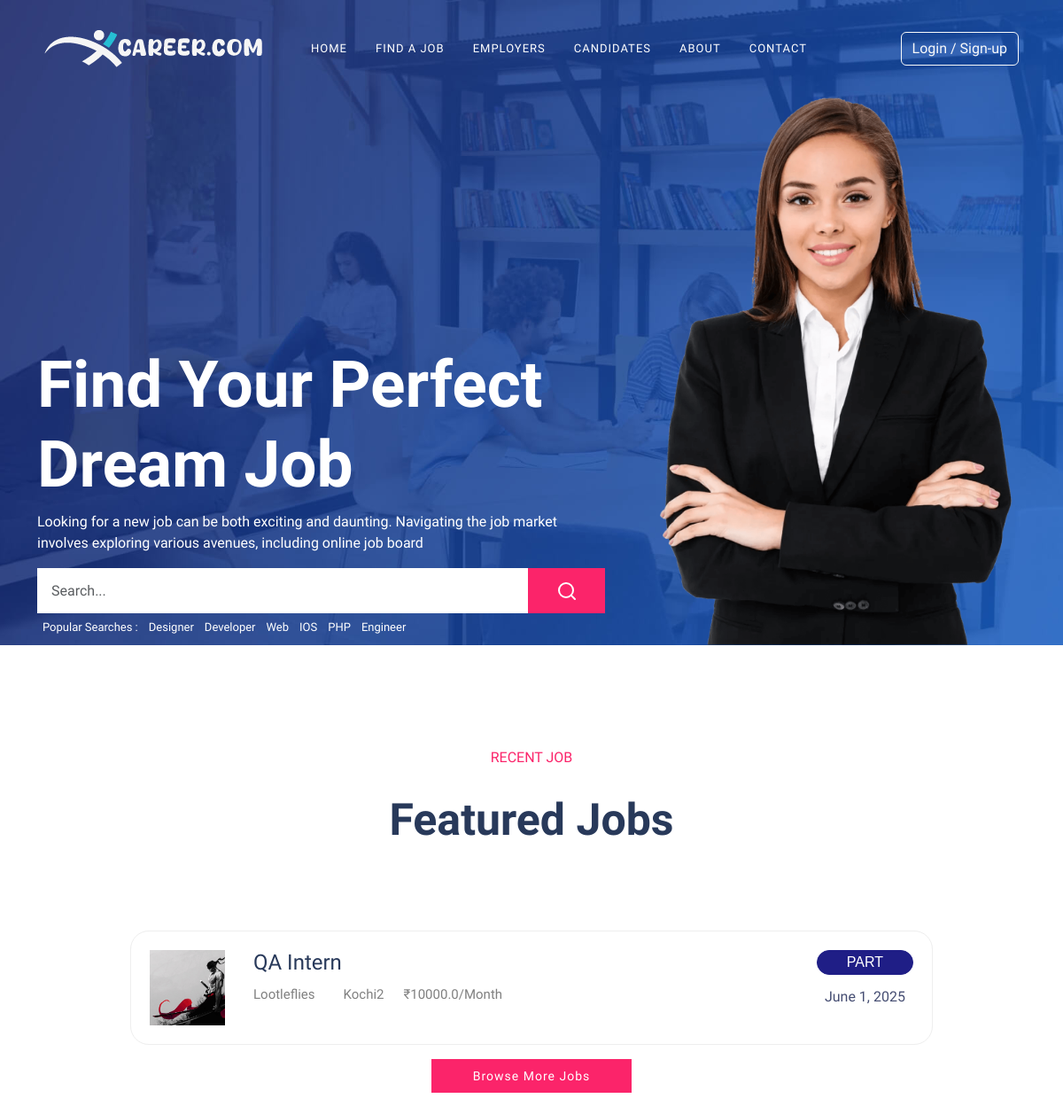
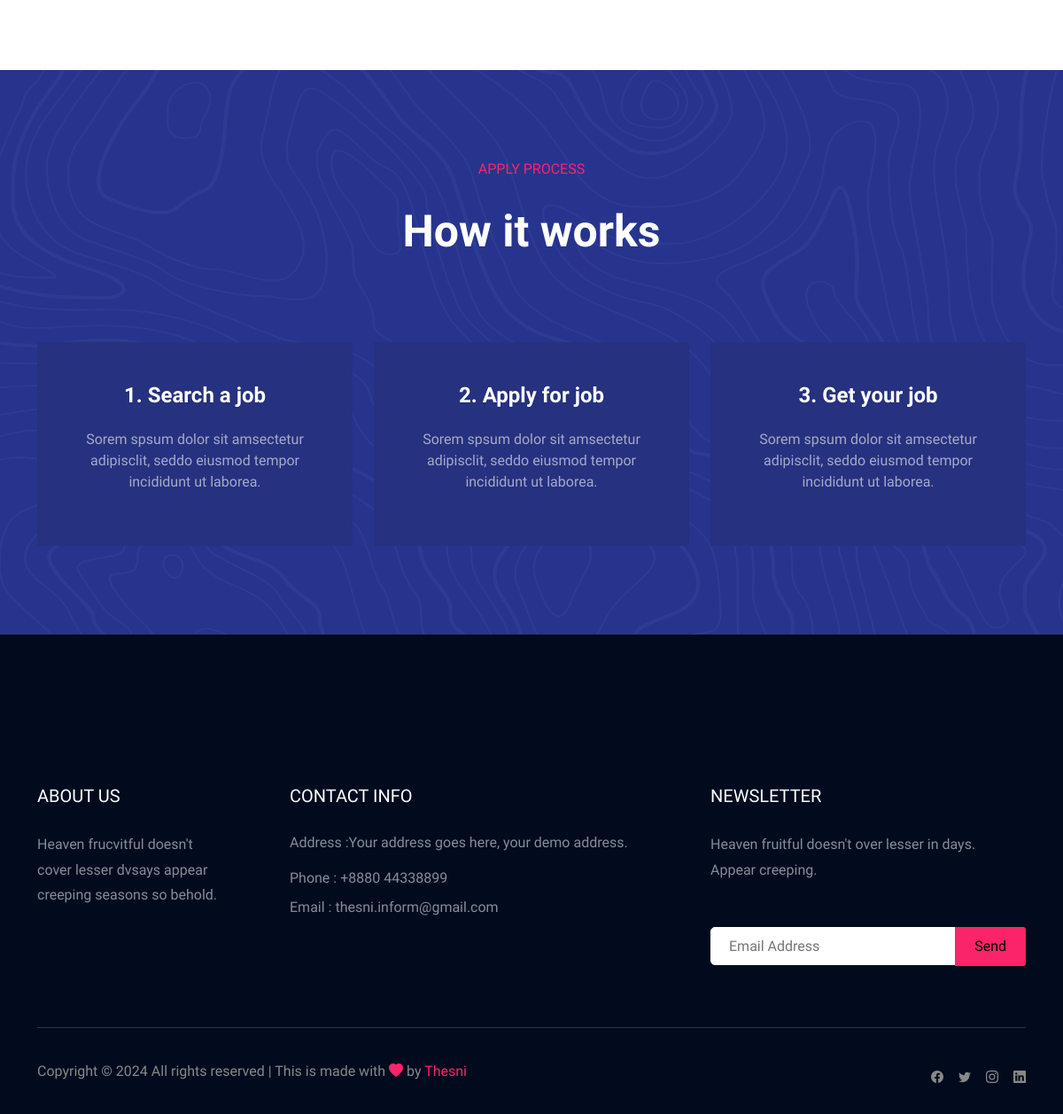
The page / on the database its author committed (2 pictures, top to bottom).
### user/models.py (models this page shows, shortened)
class Job(models.Model):
    company = models.ForeignKey(Company, on_delete=models.CASCADE)
    start_date = models.DateField()
    end_date = models.DateField()
    title = models.CharField(max_length=200)
    salary = models.FloatField()
    image = models.ImageField(upload_to="jobs/", null=True, blank=True)
    description = models.TextField(max_length=400)
    experience = models.CharField(max_length=100)
    location = models.CharField(max_length=100)
    skills = models.CharField(max_length=200)
    creation_date = models.DateField()
    featured = models.BooleanField(default=False)
    FULL_TIME = 'full'
    PART_TIME = 'part'
    BOTH = 'both'
    JOB_TYPE_CHOICES = [
        (FULL_TIME, 'Full Time'),
        (PART_TIME, 'Part Time'),
        (BOTH, 'Both (Full-Time and Part-Time)'),
    ]
    OFFICE = 'office'
    HOME = 'home'
    FIELD = 'field'
    WORK_LOCATION_CHOICES = [
        (OFFICE, 'Work from office'),
        (HOME, 'Work from home'),
        (FIELD, 'Field job'),
    ]
    title = models.CharField(max_length=255)
    job_type = models.CharField(max_length=10, choices=JOB_TYPE_CHOICES, default=FULL_TIME)
    work_location = models.CharField(max_length=10, choices=WORK_LOCATION_CHOICES, default=OFFICE)

class Company(models.Model):
    user = models.OneToOneField(User, on_delete=models.CASCADE)
    phone = models.CharField(max_length=10)
    image = models.ImageField(upload_to="companies/", null=True, blank=True)
    type = models.CharField(max_length=15)
    status = models.CharField(max_length=20)
    description = models.TextField(null=True, blank=True)
    company_name = models.CharField(max_length=100)
    website = models.TextField(null=True, blank=True)

### user/views.py (the view)
# urls.py: 2. Add a URL to urlpatterns:  path('', views.home, name='home')
def home(request):
    if request.user.is_authenticated:
        try:
            applicant = Applicant.objects.get(user=request.user)
            if applicant:
                query = request.GET.get('q')
                if query:
                    jobs = Job.objects.filter(title__icontains=query).order_by('-creation_date')  # Job search for candidates
                else:
                    jobs = Job.objects.all().order_by('-creation_date')[:5]  # Show all available jobs (limit to 5)
                return render(request, 'home.html', {'jobs': jobs, 'username': request.user.username, 'query': query})
        except Applicant.DoesNotExist:
            pass
        try:
            company = Company.objects.get(user=request.user)
            if company:
                query = request.GET.get('q')
                if query:
                    jobs = Job.objects.filter(title__icontains=query).order_by('-creation_date')
                else:
                    jobs = Job.objects.all().order_by('-creation_date')[:5]
                return render(request, 'home.html', {'jobs': jobs, 'username': request.user.username, 'query': query})
        except Company.DoesNotExist:
            pass
        return redirect("user:login")
    else:
        query = request.GET.get('q')
        if query:
            jobs = Job.objects.filter(
                     title__icontains=query ,location__icontains=query).order_by('-creation_date')
        else:
            jobs = Job.objects.all().order_by('-creation_date')[:5]
        return render(request, 'home.html', {'jobs': jobs, 'query': query})

### templates/home.html (shortened to what this page needs)
{% load static %}
<!DOCTYPE html>
<html lang="en">
<head>
  <link href="https://cdn.jsdelivr.net/npm/bootstrap@5.3.3/dist/css/bootstrap.min.css" rel="stylesheet"
>
  <link rel="stylesheet" href="https://cdn.jsdelivr.net/npm/bootstrap-icons@1.11.3/font/bootstrap-icons.min.css">
  <link rel="stylesheet" href="{% static 'css/style.css' %}">
  <link rel="stylesheet" href="{% static 'css/mdi/css/materialdesignicons.min.css' %}">
</head>
<body>
  <div class="cover-container">
    <div class="d-flex w-100 h-100   mx-auto flex-column">
      <header class=" ">
        <nav class="navbar navbar-expand-lg  " aria-label="Eleventh navbar example">
          <div class="container">
            <a href="/" class="d-inline-flex link-body-emphasis text-decoration-none">
              <img src="{% static 'img/logo.png' %}">
            </a>
            <div class="collapse navbar-collapse" id="navbarsExample09">
              <ul class="navbar-nav main_navbar me-auto mb-2 mb-lg-0">
                <li><a href="/" class="nav-link px-0">Home</a></li>
                <li><a href="{% url 'user:job_listing' %}"
                    class="nav-link px-0 {% if request.path == '/job_listing/' %}active{% endif %}">Find a Job</a></li>
                <li><a href="{% url 'user:employers' %}"
                    class="nav-link px-0 {% if request.path == '/employers/' %}active{% endif %}">Employers</a></li>
                <li><a href="{% url 'user:candidates' %}"
                    class="nav-link px-0 {% if request.path == '/candidates/' %}active{% endif %}">Candidates</a></li>
                <li><a href="{% url 'user:about' %}"
                    class="nav-link  px-0 {% if request.path == '/about/' %}active{% endif %}">About</a></li>
                <li><a href="{% url 'user:contact' %}"
                    class="nav-link px-0 {% if request.path == '/contact/' %}active{% endif %}">Contact</a></li>
              </ul>
            </div>
            <div class="col-md-2 text-end  float-end">
              {% if user.is_authenticated %}
              <ul class=" nav  justify-content-end">
                <li class="nav-item dropdown">
                  <a class="btn btn-outline-light me-2  dropdown-toggle" type="button" href="#"
                    data-bs-toggle="dropdown" aria-expanded="false">
                    <span class="mdi mdi-account-outline"></span> </a>
                  <ul class="dropdown-menu ">
                    {% if user.is_authenticated %}
                    {% if is_applicant %}
                    <li> <a href="{% url 'user:user_homepage' %}"
                        class="list-group-item list-group-item-action d-flex gap-3  dropdown-item" aria-current="true"
                        style=" padding: 20px;  ">
                        <!-- <img src="{{ applicant.image.url}}" alt="twbs" width="32" height="32"
                        class="rounded-circle flex-shrink-0"> -->
                        <div class="d-flex gap-2 w-100 justify-content-between">
                          <div>
                            <h6 class="mb-0"> {{user.first_name }} {{user.last_name }} </h6>
                            <p class="mb-0 opacity-75">Its Candidates </p>
                          </div>
                        </div>
                      </a>
                    </li>
                    <li>
                      <hr class="dropdown-divider">
                    </li>
                    <li>
                      <a class="dropdown-item d-flex gap-2 align-items-center" href="{% url 'user:user_profile' %}">
                        <span class="mdi mdi-account-outline"></span>
                        View Profile
                      </a>
                    </li>
                    {% elif is_company %}
                    <li> <a href="{% url 'user:company_homepage' %}"
                        class="list-group-item list-group-item-action d-flex gap-3  dropdown-item" aria-current="true"
                        style=" padding: 20px;  ">
                        <!-- <img src="{{ user.image.url}}" alt="twbs" width="32" height="32"
                        class="rounded-circle flex-shrink-0"> -->
                        <div class="d-flex gap-2 w-100 justify-content-between">
                          <div>
                            <h6 class="mb-0">{{ user.username }} </h6>
                            <p class="mb-0 opacity-75">Its Company </p>
                          </div>
                        </div>
                      </a>
                    </li>
                    <li>
                      <hr class="dropdown-divider">
                    </li>
                    <li>
                      <a class="dropdown-item d-flex gap-2 align-items-center" href="{% url 'user:company_profile' %}">
                        <span class="mdi mdi-account-outline"></span>
                        View Profile
                      </a>
                    </li>
                    {% endif %}
                    {% endif %}
                    <li>
                      <a class=" me-2 btn " href="{% url 'user:notification' %}">
                        <span class="mdi mdi-bell"></span> Notifications
                      </a>
                    </li>
                    <li>
                      <hr class="dropdown-divider">
                    </li>
                    <li>
                      <a class="dropdown-item d-flex gap-2 align-items-center" href="{% url 'user:logout' %}">
                        <span class="mdi mdi-logout"></span>
                        logout
                      </a>
                    </li>
                  </ul>
                </li>
              </ul>
              {% else %}
              <a type="button" href="{% url 'user:login' %}" class="btn btn-outline-light me-2">Login / Sign-up</a>
              {% endif %}
            </div>
          </div>
        </nav>
      </header>
      <main class="px-3">
        <div class="container">
          <div class="row">
            <div class="col-md-7 job-left page_hd">
              <h1>Find Your Perfect Dream Job </h1>
              <p>Looking for a new job can be both exciting and daunting. Navigating the job market involves exploring
                various avenues, including online job board
              </p>
              <div class="card search-form">
                <div class="card-body p-0">
                  <form method="GET" action="{% url 'user:search_results' %}">
                    <div class="row">
                      <div class="col-12">
                        <div class="row no-gutters">
                          <div class="col-lg-10 col-md-9 col-sm-12">
                            <input type="text" placeholder="Search..." class="form-control"
                              value="{{ query|default:'' }}" name="q">
                          </div>
                          <div class="col-lg-2 col-md-3 col-sm-12 ">
                            <button type="submit" class="btn btn-base">
                              <svg xmlns="http://www.w3.org/2000/svg" width="24" height="24" viewBox="0 0 24 24"
                                fill="none" stroke="currentColor" stroke-width="2" stroke-linecap="round"
                                stroke-linejoin="round" class="feather feather-search">
                                <circle cx="11" cy="11" r="8"></circle>
                                <line x1="21" y1="21" x2="16.65" y2="16.65"></line>
                              </svg>
                            </button>
                          </div>
                        </div>
                      </div>
                    </div>
                  </form>
                </div>
              </div>
              <div class="content-trending">
                <ul class="nav search_items">
                  <li class="nav-item">
                    <a class="nav-link active" aria-current="page" href="#">Popular Searches :</a>
                  </li>
                  <li class="nav-item">
                    <a class="nav-link" href="#">Designer</a>
                  </li>
                  <li class="nav-item">
                    <a class="nav-link" href="#">Developer</a>
                  </li>
                  <li class="nav-item">
                    <a class="nav-link " aria-disabled="true">Web</a>
                  </li>
                  <li class="nav-item">
                    <a class="nav-link " aria-disabled="true">IOS</a>
                  </li>
                  <li class="nav-item">
                    <a class="nav-link " aria-disabled="true">PHP</a>
                  </li>
                  <li class="nav-item">
                    <a class="nav-link " aria-disabled="true">Engineer</a>
                  </li>
                </ul>
              </div>
            </div>
            <div class="col-md-5">
              <img src="{% static 'img/women2.png' %}" class="img-fluid">
            </div>
          </div>
        </div>
      </main>
    </div>
  </div>
  <section class="joblist">
    <div class="container">
      <div class="row">
        <section class="featured-job-area feature-padding">
          <div class="container">
            <div class="row">
              <div class="col-lg-12">
                <div class="section-tittle text-center">
                  <span>Recent Job</span>
                  <h2>Featured Jobs</h2>
                </div>
              </div>
            </div>
            <div class="row justify-content-center">
              <div class="col-xl-10">
                {% for job in jobs %}
                <div class="single-job-items mb-30">
                  <div class="job-items">
                    <div class="company-img">
                      <a href="/job_details/{{ job.id }}/"><img src="{{job.image.url}}" alt="{{ job.title }}"></a>
                    </div>
                    <div class="job-tittle job-tittle2">
                      <a href="/job_details/{{ job.id }}/">
                        <h4>{{ job.title }}</h4>
                      </a>
                      <ul>
                        <li>{{job.company.company_name}}</li>
                        <li>{{job.location}}</li>
                        <li>₹{{job.salary}}/month</li>
                      </ul>
                    </div>
                  </div>
                  <div class="items-link items-link2 f-right">
                    <a href="/job_details/{{ job.id }}/">{{job.job_type}}</a>
                    <span>{{job.creation_date}}</span>
                  </div>
                </div>
                {% endfor %}
                <div class="d-grid gap-2 col-md-4 col-sm-12 col-lg-3 mx-auto">
                  <a class=" btn add_btn " href="{% url 'user:job_listing' %}" type="button">Browse More Jobs</a>
                </div>
              </div>
            </div>
          </div>
        </section>
      </div>
    </div>
  </section>
  <div class="apply-process-area apply-bg pt-150 pb-150" data-background="{% static 'img/how-applybg.png' %}">
    <div class="container">
      <div class="row">
        <div class="col-lg-12">
          <div class="section-tittle white-text text-center">
            <span>Apply process</span>
            <h2> How it works</h2>
          </div>
        </div>
      </div>
      <div class="row">
        <div class="col-lg-4 col-md-6">
          <div class="single-process text-center mb-30">
            <div class="process-cap">
              <h5>1. Search a job</h5>
              <p>Sorem spsum dolor sit amsectetur adipisclit, seddo eiusmod tempor incididunt ut laborea.</p>
            </div>
          </div>
        </div>
        <div class="col-lg-4 col-md-6">
          <div class="single-process text-center mb-30">
            <div class="process-cap">
              <h5>2. Apply for job</h5>
              <p>Sorem spsum dolor sit amsectetur adipisclit, seddo eiusmod tempor incididunt ut laborea.</p>
            </div>
          </div>
        </div>
        <div class="col-lg-4 col-md-6">
          <div class="single-process text-center mb-30">
            <div class="process-cap">
              <h5>3. Get your job</h5>
              <p>Sorem spsum dolor sit amsectetur adipisclit, seddo eiusmod tempor incididunt ut laborea.</p>
            </div>
          </div>
        </div>
      </div>
    </div>
  </div>
   {% include 'footer.html' %}
</body>
</html>

### rows shown on the page
Job: image (picture), title "QA Intern", company.company_name "Lootleflies", location "Kochi2", salary "10000.0", job_type "PART", creation_date "June 1, 2025"
